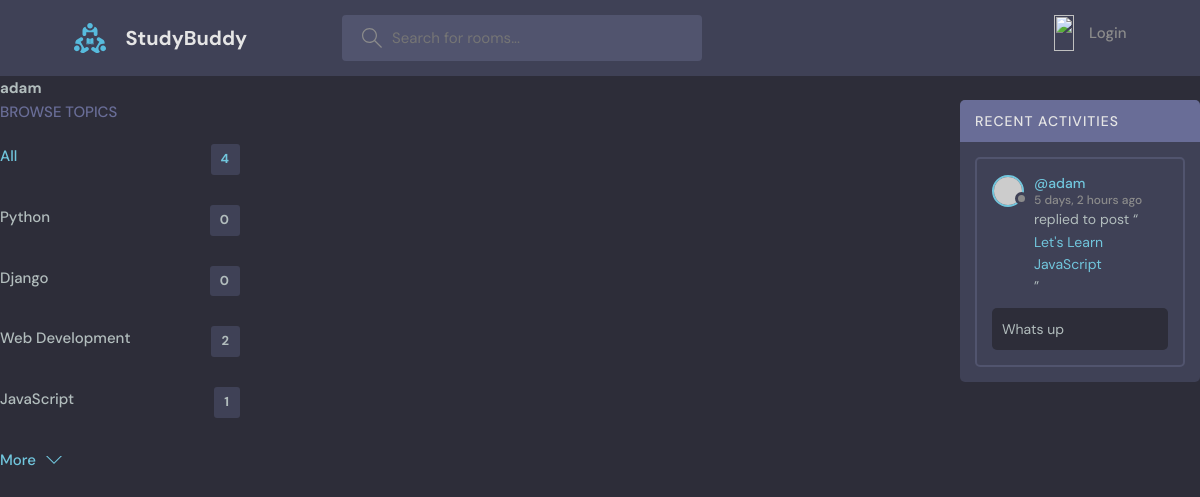
Page /profile/5/ on the earlier database version.
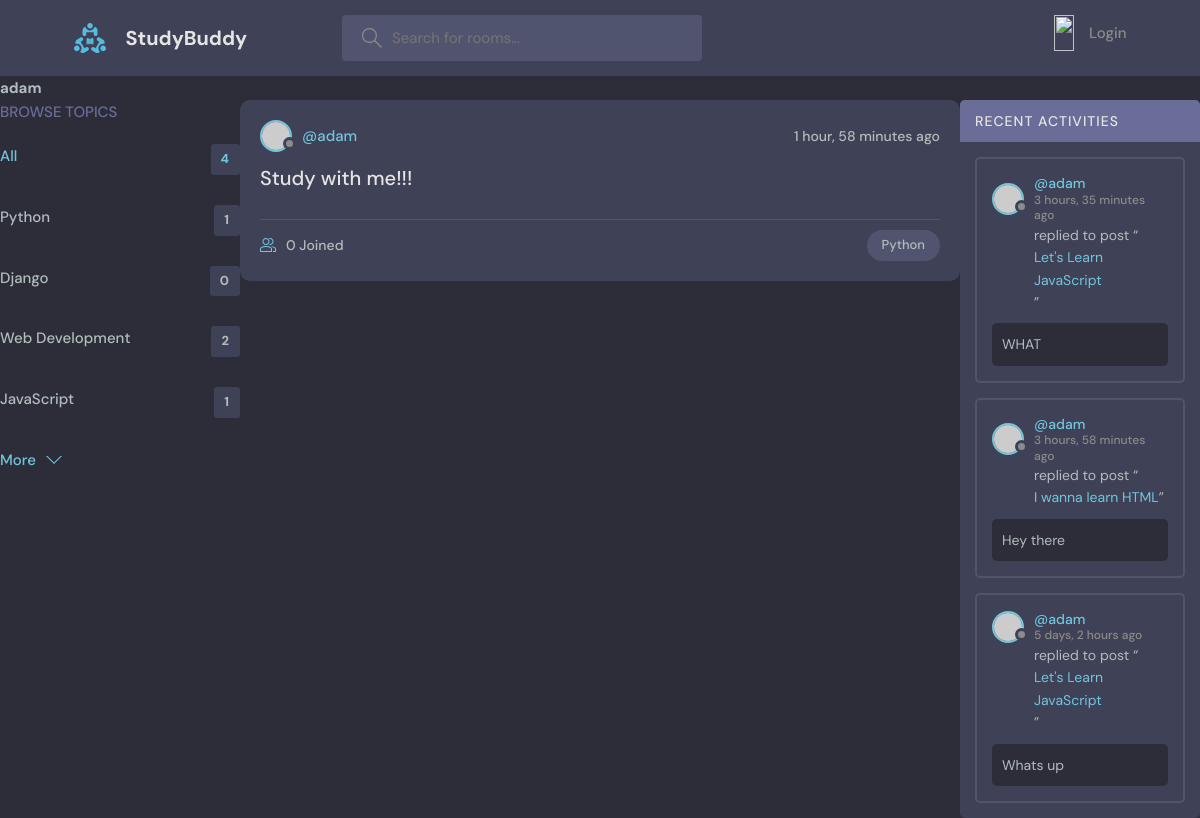
Same page on the later database version.
### base/models.py (models this page shows, shortened)
class Topic(models.Model):
    name = models.CharField(max_length=200)

class Message(models.Model):
    user = models.ForeignKey(User, on_delete=models.CASCADE)
    room = models.ForeignKey(Room, on_delete=models.CASCADE)
    body = models.TextField()
    updated = models.DateTimeField(auto_now=True)
    created = models.DateTimeField(auto_now_add=True)
    class Meta:
        ordering = ['-updated', '-created']

class Room(models.Model):
    host = models.ForeignKey(User, on_delete=models.SET_NULL, null=True)
    topic = models.ForeignKey(Topic, on_delete=models.SET_NULL, null=True)
    name = models.CharField(max_length=200)
    description = models.TextField(null=True, blank=True)
    participants = models.ManyToManyField(User, related_name='participants', blank=True)
    updated = models.DateTimeField(auto_now=True)
    created = models.DateTimeField(auto_now_add=True)
    class Meta:
        ordering = ['-updated', '-created']
    def __str__(self):
        return self.name

### base/views.py (the view)
# urls.py: path('profile/<str:pk>/', views.userProfile, name='user-profile'),
def userProfile(request, pk):
    user = User.objects.get(id=pk)
    rooms = user.room_set.all()
    topics = Topic.objects.all()
    room_messages = user.message_set.all()
    context = {'user': user, 'rooms': rooms, 'room_messages': room_messages, 'topics': topics}
    return render(request, 'base/profile.html', context)

### base/templates/base/profile.html (shortened to what this page needs)
{%extends 'main.html'%}
{%block content%}
<h1>{{user.username}}</h1>
<div class="profile-container">
    <div>
        {% include 'base/topics_component.html'%}
    </div>
    <div>
        {% include 'base/feed_component.html'%}
    </div>
    <div>
        {% include 'base/activity_component.html'%}
    </div>
</div>
{%endblock content%}

### templates/main.html (shortened to what this page needs)
<!DOCTYPE html>
{% load static %}
<html lang="en">
  <head>
    <link rel="stylesheet" href="{% static 'styles/style.css'%}" />
  </head>
  <body>
    {% include 'navbar.html'%}
    {% block content %}
    {% endblock content%}
  </body>
</html>

### templates/navbar.html (shortened to what this page needs)
<!DOCTYPE html>
{% load static %}
<header class="header header--loggedIn">
    <div class="container">
      <a href="{% url 'home'%}" class="header__logo">
        <img src="{% static 'images/logo.svg' %}" />
        <h1>StudyBuddy</h1>
      </a>
      <form class="header__search" method="GET" action="{% url 'home' %}">
        <label>
          <input name="q" placeholder="Search for rooms..." />
        </label>
      </form>
      <nav class="header__menu">
        {%if request.user.is_authenticated%}
        <div class="header__user">
          <a href="profile.html">
            <div class="avatar avatar--medium active">
              <img src="https://randomuser.me/api/portraits/men/37.jpg" />
            </div>
            <p>{{request.user.username}} <span>@{{request.user.username}}</span></p>
          </a>
          <button class="dropdown-button">
            <svg version="1.1" xmlns="http://www.w3.org/2000/svg" width="32" height="32" viewBox="0 0 32 32">
              <title>chevron-down</title>
              <path d="M16 21l-13-13h-3l16 16 16-16h-3l-13 13z"></path>
            </svg>
          </button>
        </div>
        {% else %}
        <a href="{% url 'login'%}">
            <img src="{% url 'images/avatars.svg'%}">
            <p>Login</p>
        </a>
        {% endif %}
      </nav>
    </div>
  </header>

### base/templates/base/topics_component.html
<div class="topics">
    <div class="topics__header">
      <h2>Browse Topics</h2>
    </div>
    <ul class="topics__list">
      <li>
        <a href="{% url 'home' %}" class="active">All <span>{{topics.count}}</span></a>
      </li>
      {% for topic in topics %}
      <li>
        <a href="{% url 'home' %}?q={{topic.name}}">{{topic.name}} <span>{{topic.room_set.all.count}}</span></a>
      </li>
      {%endfor%}
    </ul>
    <a class="btn btn--link" href="topics.html">
      More
      <svg version="1.1" xmlns="http://www.w3.org/2000/svg" width="32" height="32" viewBox="0 0 32 32">
        <title>chevron-down</title>
        <path d="M16 21l-13-13h-3l16 16 16-16h-3l-13 13z"></path>
      </svg>
    </a>
  </div>

### base/templates/base/feed_component.html (shortened to what this page needs)
{% for room in rooms %}
<div class="roomListRoom">
    <div class="roomListRoom__header">
      <a href="{% url 'user-profile' room.host.id %}" class="roomListRoom__author">
        <div class="avatar avatar--small">
          <img src="https://randomuser.me/api/portraits/women/11.jpg" />
        </div>
        <span>@{{room.host.username}}</span>
      </a>
      <div class="roomListRoom__actions">
        <span>{{room.created|timesince}} ago</span>
      </div>
    </div>
    <div class="roomListRoom__content">
      <a href="{% url 'room' room.id %}">{{room.name}}</a>
    </div>
    <div class="roomListRoom__meta">
      <a href="{% url 'room' room.id %}" class="roomListRoom__joined">
        {{room.participants.all.count}} Joined
      </a>
      <p class="roomListRoom__topic">{{room.topic.name}}</p>
    </div>
  </div>
{% endfor %}

### base/templates/base/activity_component.html (shortened to what this page needs)
<div class="activities">
    <div class="activities__header">
      <h2>Recent Activities</h2>
    </div>
    {%for message in room_messages%}
    <div class="activities__box">
      <div class="activities__boxHeader roomListRoom__header">
        <a href="{% url 'user-profile' message.user.id%}" class="roomListRoom__author">
          <div class="avatar avatar--small">
            <img src="https://randomuser.me/api/portraits/women/11.jpg" />
          </div>
          <p>
            @{{message.user}}
            <span>{{message.created|timesince}} ago</span>
          </p>
        </a>
      </div>
      <div class="activities__boxContent">
        <p>replied to post “<a href="{% url 'room' message.room.id %}">{{message.room}}</a>”</p>
        <div class="activities__boxRoomContent">
            {{message.body}}
        </div>
      </div>
    </div>
    {% endfor %}
  </div>

### base/templates/base/profile.html (style rules this page uses)
.profile-container { display: grid; grid-template-columns: 20% 60% 20%; }

Differences in the rows shown:
computed for Topic "Python": room_set.all.count "0" → "1"
added Room: host.username "adam", created "1 hour, 58 minutes", name "Study with me!!!", participants.all.count "0", topic.name "Python"
added Message: user "adam", created "3 hours, 35 minutes", room "Let's Learn JavaScript", body "WHAT"
added Message: user "adam", created "3 hours, 58 minutes", room "I wanna learn HTML", body "Hey there"
